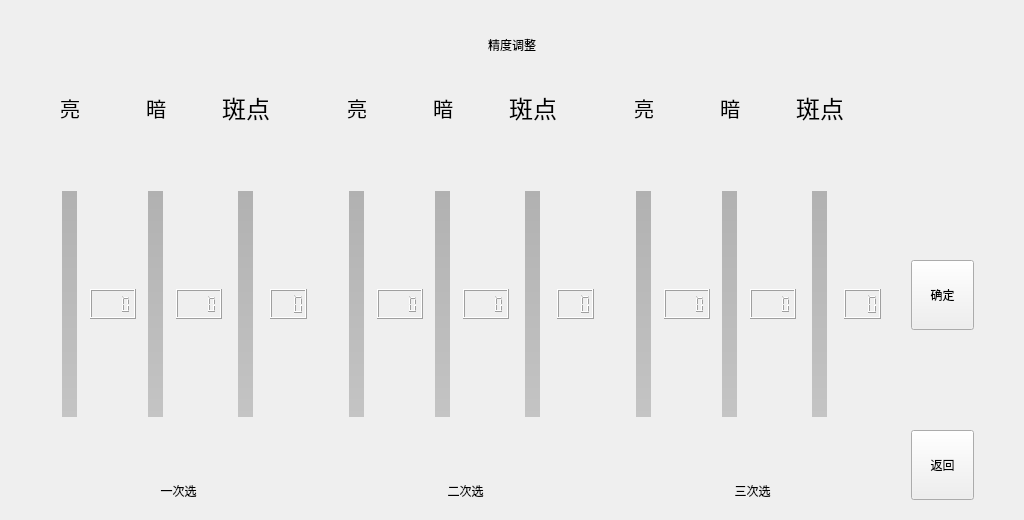
<?xml version="1.0" encoding="UTF-8"?>
<ui version="4.0">
 <class>FormAccuracyAdjust</class>
 <widget class="QWidget" name="FormAccuracyAdjust">
  <property name="geometry">
   <rect>
    <x>0</x>
    <y>0</y>
    <width>1024</width>
    <height>520</height>
   </rect>
  </property>
  <property name="windowTitle">
   <string>Form</string>
  </property>
  <layout class="QGridLayout" name="gridLayout_4">
   <property name="leftMargin">
    <number>50</number>
   </property>
   <property name="topMargin">
    <number>20</number>
   </property>
   <property name="rightMargin">
    <number>50</number>
   </property>
   <property name="bottomMargin">
    <number>20</number>
   </property>
   <property name="horizontalSpacing">
    <number>30</number>
   </property>
   <property name="verticalSpacing">
    <number>20</number>
   </property>
   <item row="1" column="0">
    <layout class="QGridLayout" name="gridLayout">
     <property name="horizontalSpacing">
      <number>0</number>
     </property>
     <property name="verticalSpacing">
      <number>10</number>
     </property>
     <item row="0" column="1">
      <widget class="QLabel" name="label_6">
       <property name="sizePolicy">
        <sizepolicy hsizetype="Preferred" vsizetype="Preferred">
         <horstretch>0</horstretch>
         <verstretch>0</verstretch>
        </sizepolicy>
       </property>
       <property name="font">
        <font>
         <pointsize>15</pointsize>
        </font>
       </property>
       <property name="text">
        <string>亮</string>
       </property>
       <property name="alignment">
        <set>Qt::AlignCenter</set>
       </property>
      </widget>
     </item>
     <item row="2" column="3" alignment="Qt::AlignHCenter">
      <widget class="QSlider" name="verticalSlider12">
       <property name="sizePolicy">
        <sizepolicy hsizetype="Expanding" vsizetype="MinimumExpanding">
         <horstretch>0</horstretch>
         <verstretch>0</verstretch>
        </sizepolicy>
       </property>
       <property name="minimumSize">
        <size>
         <width>25</width>
         <height>0</height>
        </size>
       </property>
       <property name="styleSheet">
        <string notr="true">QSlider::groove {
     /*border: 1px solid #999999;
     height: 330px; /* the groove expands to the size of the slider by default. by giving it a height, it has a fixed size */
	width:15px;
     background: qlineargradient(x1:0, y1:0, x2:0, y2:1, stop:0 #B1B1B1, stop:1 #c4c4c4);
     margin: 5px 0;
 }
 
QSlider::handle {
	border-image: url(:/image/slider.png);
     width: 25px;
     margin: -15px -25px; /* handle is placed by default on the contents rect of the groove. Expand outside the groove */
     border-radius: 3px;
 }</string>
       </property>
       <property name="minimum">
        <number>-255</number>
       </property>
       <property name="maximum">
        <number>255</number>
       </property>
       <property name="orientation">
        <enum>Qt::Vertical</enum>
       </property>
      </widget>
     </item>
     <item row="2" column="6">
      <widget class="QLCDNumber" name="lcdNumber13">
       <property name="sizePolicy">
        <sizepolicy hsizetype="Minimum" vsizetype="Fixed">
         <horstretch>0</horstretch>
         <verstretch>0</verstretch>
        </sizepolicy>
       </property>
       <property name="minimumSize">
        <size>
         <width>0</width>
         <height>30</height>
        </size>
       </property>
       <property name="smallDecimalPoint">
        <bool>true</bool>
       </property>
       <property name="digitCount">
        <number>3</number>
       </property>
       <property name="segmentStyle">
        <enum>QLCDNumber::Filled</enum>
       </property>
      </widget>
     </item>
     <item row="2" column="5" alignment="Qt::AlignHCenter">
      <widget class="QSlider" name="verticalSlider13">
       <property name="sizePolicy">
        <sizepolicy hsizetype="Expanding" vsizetype="MinimumExpanding">
         <horstretch>0</horstretch>
         <verstretch>0</verstretch>
        </sizepolicy>
       </property>
       <property name="minimumSize">
        <size>
         <width>25</width>
         <height>0</height>
        </size>
       </property>
       <property name="styleSheet">
        <string notr="true">QSlider::groove {
     /*border: 1px solid #999999;
     height: 330px; /* the groove expands to the size of the slider by default. by giving it a height, it has a fixed size */
	width:15px;
     background: qlineargradient(x1:0, y1:0, x2:0, y2:1, stop:0 #B1B1B1, stop:1 #c4c4c4);
     margin: 5px 0;
 }
 
QSlider::handle {
	border-image: url(:/image/slider.png);
     width: 25px;
     margin: -15px -25px; /* handle is placed by default on the contents rect of the groove. Expand outside the groove */
     border-radius: 3px;
 }</string>
       </property>
       <property name="minimum">
        <number>-5</number>
       </property>
       <property name="maximum">
        <number>5</number>
       </property>
       <property name="orientation">
        <enum>Qt::Vertical</enum>
       </property>
      </widget>
     </item>
     <item row="4" column="1" colspan="6">
      <widget class="QLabel" name="label_3">
       <property name="sizePolicy">
        <sizepolicy hsizetype="Preferred" vsizetype="Preferred">
         <horstretch>0</horstretch>
         <verstretch>0</verstretch>
        </sizepolicy>
       </property>
       <property name="text">
        <string>一次选</string>
       </property>
       <property name="alignment">
        <set>Qt::AlignCenter</set>
       </property>
      </widget>
     </item>
     <item row="2" column="2">
      <widget class="QLCDNumber" name="lcdNumber11">
       <property name="sizePolicy">
        <sizepolicy hsizetype="Minimum" vsizetype="Fixed">
         <horstretch>0</horstretch>
         <verstretch>0</verstretch>
        </sizepolicy>
       </property>
       <property name="minimumSize">
        <size>
         <width>0</width>
         <height>30</height>
        </size>
       </property>
       <property name="smallDecimalPoint">
        <bool>true</bool>
       </property>
       <property name="digitCount">
        <number>4</number>
       </property>
       <property name="segmentStyle">
        <enum>QLCDNumber::Filled</enum>
       </property>
      </widget>
     </item>
     <item row="2" column="4">
      <widget class="QLCDNumber" name="lcdNumber12">
       <property name="sizePolicy">
        <sizepolicy hsizetype="Minimum" vsizetype="Fixed">
         <horstretch>0</horstretch>
         <verstretch>0</verstretch>
        </sizepolicy>
       </property>
       <property name="minimumSize">
        <size>
         <width>0</width>
         <height>30</height>
        </size>
       </property>
       <property name="smallDecimalPoint">
        <bool>true</bool>
       </property>
       <property name="digitCount">
        <number>4</number>
       </property>
       <property name="segmentStyle">
        <enum>QLCDNumber::Filled</enum>
       </property>
      </widget>
     </item>
     <item row="0" column="3">
      <widget class="QLabel" name="label_4">
       <property name="sizePolicy">
        <sizepolicy hsizetype="Preferred" vsizetype="Preferred">
         <horstretch>0</horstretch>
         <verstretch>0</verstretch>
        </sizepolicy>
       </property>
       <property name="font">
        <font>
         <pointsize>15</pointsize>
        </font>
       </property>
       <property name="text">
        <string>暗</string>
       </property>
       <property name="alignment">
        <set>Qt::AlignCenter</set>
       </property>
      </widget>
     </item>
     <item row="0" column="5">
      <widget class="QLabel" name="label_5">
       <property name="sizePolicy">
        <sizepolicy hsizetype="Preferred" vsizetype="Preferred">
         <horstretch>0</horstretch>
         <verstretch>0</verstretch>
        </sizepolicy>
       </property>
       <property name="font">
        <font>
         <family>宋体</family>
         <pointsize>18</pointsize>
         <weight>50</weight>
         <italic>false</italic>
         <bold>false</bold>
        </font>
       </property>
       <property name="styleSheet">
        <string notr="true">font: 18pt &quot;宋体&quot;;</string>
       </property>
       <property name="text">
        <string>斑点</string>
       </property>
       <property name="alignment">
        <set>Qt::AlignCenter</set>
       </property>
      </widget>
     </item>
     <item row="2" column="1" alignment="Qt::AlignHCenter">
      <widget class="QSlider" name="verticalSlider11">
       <property name="sizePolicy">
        <sizepolicy hsizetype="Expanding" vsizetype="MinimumExpanding">
         <horstretch>0</horstretch>
         <verstretch>0</verstretch>
        </sizepolicy>
       </property>
       <property name="minimumSize">
        <size>
         <width>25</width>
         <height>0</height>
        </size>
       </property>
       <property name="styleSheet">
        <string notr="true">QSlider::groove {
     /*border: 1px solid #999999;
     height: 330px; /* the groove expands to the size of the slider by default. by giving it a height, it has a fixed size */
	width:15px;
     background: qlineargradient(x1:0, y1:0, x2:0, y2:1, stop:0 #B1B1B1, stop:1 #c4c4c4);
     margin: 5px 0;
 }
 
QSlider::handle {
	border-image: url(:/image/slider.png);
     width: 25px;
     margin: -15px -25px; /* handle is placed by default on the contents rect of the groove. Expand outside the groove */
     border-radius: 3px;
 }</string>
       </property>
       <property name="minimum">
        <number>-255</number>
       </property>
       <property name="maximum">
        <number>255</number>
       </property>
       <property name="orientation">
        <enum>Qt::Vertical</enum>
       </property>
      </widget>
     </item>
     <item row="1" column="0" colspan="2">
      <widget class="QWidget" name="widget_11u" native="true">
       <property name="sizePolicy">
        <sizepolicy hsizetype="Fixed" vsizetype="Fixed">
         <horstretch>40</horstretch>
         <verstretch>40</verstretch>
        </sizepolicy>
       </property>
       <property name="minimumSize">
        <size>
         <width>40</width>
         <height>40</height>
        </size>
       </property>
      </widget>
     </item>
     <item row="1" column="3">
      <widget class="QWidget" name="widget_12u" native="true">
       <property name="sizePolicy">
        <sizepolicy hsizetype="Fixed" vsizetype="Fixed">
         <horstretch>40</horstretch>
         <verstretch>40</verstretch>
        </sizepolicy>
       </property>
       <property name="minimumSize">
        <size>
         <width>40</width>
         <height>40</height>
        </size>
       </property>
      </widget>
     </item>
     <item row="1" column="5">
      <widget class="QWidget" name="widget_13u" native="true">
       <property name="sizePolicy">
        <sizepolicy hsizetype="Fixed" vsizetype="Fixed">
         <horstretch>40</horstretch>
         <verstretch>40</verstretch>
        </sizepolicy>
       </property>
       <property name="minimumSize">
        <size>
         <width>40</width>
         <height>40</height>
        </size>
       </property>
      </widget>
     </item>
     <item row="3" column="5">
      <widget class="QWidget" name="widget_13d" native="true">
       <property name="sizePolicy">
        <sizepolicy hsizetype="Fixed" vsizetype="Fixed">
         <horstretch>40</horstretch>
         <verstretch>40</verstretch>
        </sizepolicy>
       </property>
       <property name="minimumSize">
        <size>
         <width>40</width>
         <height>40</height>
        </size>
       </property>
      </widget>
     </item>
     <item row="3" column="3">
      <widget class="QWidget" name="widget_12d" native="true">
       <property name="sizePolicy">
        <sizepolicy hsizetype="Fixed" vsizetype="Fixed">
         <horstretch>40</horstretch>
         <verstretch>40</verstretch>
        </sizepolicy>
       </property>
       <property name="minimumSize">
        <size>
         <width>40</width>
         <height>40</height>
        </size>
       </property>
      </widget>
     </item>
     <item row="3" column="1">
      <widget class="QWidget" name="widget_11d" native="true">
       <property name="sizePolicy">
        <sizepolicy hsizetype="Fixed" vsizetype="Fixed">
         <horstretch>40</horstretch>
         <verstretch>40</verstretch>
        </sizepolicy>
       </property>
       <property name="minimumSize">
        <size>
         <width>40</width>
         <height>40</height>
        </size>
       </property>
      </widget>
     </item>
    </layout>
   </item>
   <item row="1" column="1">
    <layout class="QGridLayout" name="gridLayout_2">
     <property name="horizontalSpacing">
      <number>0</number>
     </property>
     <property name="verticalSpacing">
      <number>10</number>
     </property>
     <item row="2" column="2" alignment="Qt::AlignHCenter">
      <widget class="QSlider" name="verticalSlider22">
       <property name="sizePolicy">
        <sizepolicy hsizetype="Expanding" vsizetype="MinimumExpanding">
         <horstretch>0</horstretch>
         <verstretch>0</verstretch>
        </sizepolicy>
       </property>
       <property name="minimumSize">
        <size>
         <width>25</width>
         <height>0</height>
        </size>
       </property>
       <property name="styleSheet">
        <string notr="true">QSlider::groove {
     /*border: 1px solid #999999;
     height: 330px; /* the groove expands to the size of the slider by default. by giving it a height, it has a fixed size */
	width:15px;
     background: qlineargradient(x1:0, y1:0, x2:0, y2:1, stop:0 #B1B1B1, stop:1 #c4c4c4);
     margin: 5px 0;
 }
 
QSlider::handle {
	border-image: url(:/image/slider.png);
     width: 25px;
     margin: -15px -25px; /* handle is placed by default on the contents rect of the groove. Expand outside the groove */
     border-radius: 3px;
 }</string>
       </property>
       <property name="minimum">
        <number>-255</number>
       </property>
       <property name="maximum">
        <number>255</number>
       </property>
       <property name="orientation">
        <enum>Qt::Vertical</enum>
       </property>
      </widget>
     </item>
     <item row="2" column="5">
      <widget class="QLCDNumber" name="lcdNumber23">
       <property name="sizePolicy">
        <sizepolicy hsizetype="Minimum" vsizetype="Fixed">
         <horstretch>0</horstretch>
         <verstretch>0</verstretch>
        </sizepolicy>
       </property>
       <property name="minimumSize">
        <size>
         <width>0</width>
         <height>30</height>
        </size>
       </property>
       <property name="smallDecimalPoint">
        <bool>true</bool>
       </property>
       <property name="digitCount">
        <number>3</number>
       </property>
       <property name="segmentStyle">
        <enum>QLCDNumber::Filled</enum>
       </property>
      </widget>
     </item>
     <item row="2" column="4" alignment="Qt::AlignHCenter">
      <widget class="QSlider" name="verticalSlider23">
       <property name="sizePolicy">
        <sizepolicy hsizetype="Expanding" vsizetype="MinimumExpanding">
         <horstretch>0</horstretch>
         <verstretch>0</verstretch>
        </sizepolicy>
       </property>
       <property name="minimumSize">
        <size>
         <width>25</width>
         <height>0</height>
        </size>
       </property>
       <property name="styleSheet">
        <string notr="true">QSlider::groove {
     /*border: 1px solid #999999;
     height: 330px; /* the groove expands to the size of the slider by default. by giving it a height, it has a fixed size */
	width:15px;
     background: qlineargradient(x1:0, y1:0, x2:0, y2:1, stop:0 #B1B1B1, stop:1 #c4c4c4);
     margin: 5px 0;
 }
 
QSlider::handle {
	border-image: url(:/image/slider.png);
     width: 25px;
     margin: -15px -25px; /* handle is placed by default on the contents rect of the groove. Expand outside the groove */
     border-radius: 3px;
 }</string>
       </property>
       <property name="minimum">
        <number>-5</number>
       </property>
       <property name="maximum">
        <number>5</number>
       </property>
       <property name="orientation">
        <enum>Qt::Vertical</enum>
       </property>
      </widget>
     </item>
     <item row="2" column="1">
      <widget class="QLCDNumber" name="lcdNumber21">
       <property name="sizePolicy">
        <sizepolicy hsizetype="Minimum" vsizetype="Fixed">
         <horstretch>0</horstretch>
         <verstretch>0</verstretch>
        </sizepolicy>
       </property>
       <property name="minimumSize">
        <size>
         <width>0</width>
         <height>30</height>
        </size>
       </property>
       <property name="smallDecimalPoint">
        <bool>true</bool>
       </property>
       <property name="digitCount">
        <number>4</number>
       </property>
       <property name="segmentStyle">
        <enum>QLCDNumber::Filled</enum>
       </property>
      </widget>
     </item>
     <item row="2" column="3">
      <widget class="QLCDNumber" name="lcdNumber22">
       <property name="sizePolicy">
        <sizepolicy hsizetype="Minimum" vsizetype="Fixed">
         <horstretch>0</horstretch>
         <verstretch>0</verstretch>
        </sizepolicy>
       </property>
       <property name="minimumSize">
        <size>
         <width>0</width>
         <height>30</height>
        </size>
       </property>
       <property name="smallDecimalPoint">
        <bool>true</bool>
       </property>
       <property name="digitCount">
        <number>4</number>
       </property>
       <property name="segmentStyle">
        <enum>QLCDNumber::Filled</enum>
       </property>
      </widget>
     </item>
     <item row="0" column="0">
      <widget class="QLabel" name="label_9">
       <property name="sizePolicy">
        <sizepolicy hsizetype="Preferred" vsizetype="Preferred">
         <horstretch>0</horstretch>
         <verstretch>0</verstretch>
        </sizepolicy>
       </property>
       <property name="font">
        <font>
         <pointsize>15</pointsize>
        </font>
       </property>
       <property name="text">
        <string>亮</string>
       </property>
       <property name="alignment">
        <set>Qt::AlignCenter</set>
       </property>
      </widget>
     </item>
     <item row="4" column="0" colspan="6">
      <widget class="QLabel" name="label_10">
       <property name="sizePolicy">
        <sizepolicy hsizetype="Preferred" vsizetype="Preferred">
         <horstretch>0</horstretch>
         <verstretch>0</verstretch>
        </sizepolicy>
       </property>
       <property name="text">
        <string>二次选</string>
       </property>
       <property name="alignment">
        <set>Qt::AlignCenter</set>
       </property>
      </widget>
     </item>
     <item row="0" column="2">
      <widget class="QLabel" name="label_7">
       <property name="sizePolicy">
        <sizepolicy hsizetype="Preferred" vsizetype="Preferred">
         <horstretch>0</horstretch>
         <verstretch>0</verstretch>
        </sizepolicy>
       </property>
       <property name="font">
        <font>
         <pointsize>15</pointsize>
        </font>
       </property>
       <property name="text">
        <string>暗</string>
       </property>
       <property name="alignment">
        <set>Qt::AlignCenter</set>
       </property>
      </widget>
     </item>
     <item row="0" column="4">
      <widget class="QLabel" name="label_8">
       <property name="sizePolicy">
        <sizepolicy hsizetype="Preferred" vsizetype="Preferred">
         <horstretch>0</horstretch>
         <verstretch>0</verstretch>
        </sizepolicy>
       </property>
       <property name="font">
        <font>
         <family>宋体</family>
         <pointsize>18</pointsize>
         <weight>50</weight>
         <italic>false</italic>
         <bold>false</bold>
        </font>
       </property>
       <property name="styleSheet">
        <string notr="true">font: 18pt &quot;宋体&quot;;</string>
       </property>
       <property name="text">
        <string>斑点</string>
       </property>
       <property name="alignment">
        <set>Qt::AlignCenter</set>
       </property>
      </widget>
     </item>
     <item row="2" column="0" alignment="Qt::AlignHCenter">
      <widget class="QSlider" name="verticalSlider21">
       <property name="sizePolicy">
        <sizepolicy hsizetype="Expanding" vsizetype="MinimumExpanding">
         <horstretch>0</horstretch>
         <verstretch>0</verstretch>
        </sizepolicy>
       </property>
       <property name="minimumSize">
        <size>
         <width>25</width>
         <height>0</height>
        </size>
       </property>
       <property name="styleSheet">
        <string notr="true">QSlider::groove {
     /*border: 1px solid #999999;
     height: 330px; /* the groove expands to the size of the slider by default. by giving it a height, it has a fixed size */
	width:15px;
     background: qlineargradient(x1:0, y1:0, x2:0, y2:1, stop:0 #B1B1B1, stop:1 #c4c4c4);
     margin: 5px 0;
 }
 
QSlider::handle {
	border-image: url(:/image/slider.png);
     width: 25px;
     margin: -15px -25px; /* handle is placed by default on the contents rect of the groove. Expand outside the groove */
     border-radius: 3px;
 }</string>
       </property>
       <property name="minimum">
        <number>-255</number>
       </property>
       <property name="maximum">
        <number>255</number>
       </property>
       <property name="orientation">
        <enum>Qt::Vertical</enum>
       </property>
      </widget>
     </item>
     <item row="1" column="0">
      <widget class="QWidget" name="widget_21u" native="true">
       <property name="sizePolicy">
        <sizepolicy hsizetype="Fixed" vsizetype="Fixed">
         <horstretch>40</horstretch>
         <verstretch>40</verstretch>
        </sizepolicy>
       </property>
       <property name="minimumSize">
        <size>
         <width>40</width>
         <height>40</height>
        </size>
       </property>
      </widget>
     </item>
     <item row="1" column="2">
      <widget class="QWidget" name="widget_22u" native="true">
       <property name="sizePolicy">
        <sizepolicy hsizetype="Fixed" vsizetype="Fixed">
         <horstretch>40</horstretch>
         <verstretch>40</verstretch>
        </sizepolicy>
       </property>
       <property name="minimumSize">
        <size>
         <width>40</width>
         <height>40</height>
        </size>
       </property>
      </widget>
     </item>
     <item row="1" column="4">
      <widget class="QWidget" name="widget_23u" native="true">
       <property name="sizePolicy">
        <sizepolicy hsizetype="Fixed" vsizetype="Fixed">
         <horstretch>40</horstretch>
         <verstretch>40</verstretch>
        </sizepolicy>
       </property>
       <property name="minimumSize">
        <size>
         <width>40</width>
         <height>40</height>
        </size>
       </property>
      </widget>
     </item>
     <item row="3" column="4">
      <widget class="QWidget" name="widget_23d" native="true">
       <property name="sizePolicy">
        <sizepolicy hsizetype="Fixed" vsizetype="Fixed">
         <horstretch>40</horstretch>
         <verstretch>40</verstretch>
        </sizepolicy>
       </property>
       <property name="minimumSize">
        <size>
         <width>40</width>
         <height>40</height>
        </size>
       </property>
      </widget>
     </item>
     <item row="3" column="2">
      <widget class="QWidget" name="widget_15" native="true">
       <property name="sizePolicy">
        <sizepolicy hsizetype="Fixed" vsizetype="Fixed">
         <horstretch>40</horstretch>
         <verstretch>40</verstretch>
        </sizepolicy>
       </property>
       <property name="minimumSize">
        <size>
         <width>40</width>
         <height>40</height>
        </size>
       </property>
       <widget class="QWidget" name="widget_22d" native="true">
        <property name="geometry">
         <rect>
          <x>0</x>
          <y>0</y>
          <width>40</width>
          <height>40</height>
         </rect>
        </property>
        <property name="sizePolicy">
         <sizepolicy hsizetype="Fixed" vsizetype="Fixed">
          <horstretch>40</horstretch>
          <verstretch>40</verstretch>
         </sizepolicy>
        </property>
        <property name="minimumSize">
         <size>
          <width>40</width>
          <height>40</height>
         </size>
        </property>
       </widget>
      </widget>
     </item>
     <item row="3" column="0">
      <widget class="QWidget" name="widget_21d" native="true">
       <property name="sizePolicy">
        <sizepolicy hsizetype="Fixed" vsizetype="Fixed">
         <horstretch>40</horstretch>
         <verstretch>40</verstretch>
        </sizepolicy>
       </property>
       <property name="minimumSize">
        <size>
         <width>40</width>
         <height>40</height>
        </size>
       </property>
      </widget>
     </item>
    </layout>
   </item>
   <item row="1" column="2">
    <layout class="QGridLayout" name="gridLayout_3">
     <property name="horizontalSpacing">
      <number>0</number>
     </property>
     <property name="verticalSpacing">
      <number>10</number>
     </property>
     <item row="2" column="2" alignment="Qt::AlignHCenter">
      <widget class="QSlider" name="verticalSlider32">
       <property name="sizePolicy">
        <sizepolicy hsizetype="Expanding" vsizetype="MinimumExpanding">
         <horstretch>0</horstretch>
         <verstretch>0</verstretch>
        </sizepolicy>
       </property>
       <property name="minimumSize">
        <size>
         <width>25</width>
         <height>0</height>
        </size>
       </property>
       <property name="styleSheet">
        <string notr="true">QSlider::groove {
     /*border: 1px solid #999999;
     height: 330px; /* the groove expands to the size of the slider by default. by giving it a height, it has a fixed size */
	width:15px;
     background: qlineargradient(x1:0, y1:0, x2:0, y2:1, stop:0 #B1B1B1, stop:1 #c4c4c4);
     margin: 5px 0;
 }
 
QSlider::handle {
	border-image: url(:/image/slider.png);
     width: 25px;
     margin: -15px -25px; /* handle is placed by default on the contents rect of the groove. Expand outside the groove */
     border-radius: 3px;
 }</string>
       </property>
       <property name="minimum">
        <number>-255</number>
       </property>
       <property name="maximum">
        <number>255</number>
       </property>
       <property name="orientation">
        <enum>Qt::Vertical</enum>
       </property>
      </widget>
     </item>
     <item row="2" column="5">
      <widget class="QLCDNumber" name="lcdNumber33">
       <property name="sizePolicy">
        <sizepolicy hsizetype="Minimum" vsizetype="Fixed">
         <horstretch>0</horstretch>
         <verstretch>0</verstretch>
        </sizepolicy>
       </property>
       <property name="minimumSize">
        <size>
         <width>0</width>
         <height>30</height>
        </size>
       </property>
       <property name="smallDecimalPoint">
        <bool>true</bool>
       </property>
       <property name="digitCount">
        <number>3</number>
       </property>
       <property name="segmentStyle">
        <enum>QLCDNumber::Filled</enum>
       </property>
      </widget>
     </item>
     <item row="2" column="4" alignment="Qt::AlignHCenter">
      <widget class="QSlider" name="verticalSlider33">
       <property name="sizePolicy">
        <sizepolicy hsizetype="Expanding" vsizetype="MinimumExpanding">
         <horstretch>0</horstretch>
         <verstretch>0</verstretch>
        </sizepolicy>
       </property>
       <property name="minimumSize">
        <size>
         <width>25</width>
         <height>0</height>
        </size>
       </property>
       <property name="styleSheet">
        <string notr="true">QSlider::groove {
     /*border: 1px solid #999999;
     height: 330px; /* the groove expands to the size of the slider by default. by giving it a height, it has a fixed size */
	width:15px;
     background: qlineargradient(x1:0, y1:0, x2:0, y2:1, stop:0 #B1B1B1, stop:1 #c4c4c4);
     margin: 5px 0;
 }
 
QSlider::handle {
	border-image: url(:/image/slider.png);
     width: 25px;
     margin: -15px -25px; /* handle is placed by default on the contents rect of the groove. Expand outside the groove */
     border-radius: 3px;
 }</string>
       </property>
       <property name="minimum">
        <number>-5</number>
       </property>
       <property name="maximum">
        <number>5</number>
       </property>
       <property name="orientation">
        <enum>Qt::Vertical</enum>
       </property>
      </widget>
     </item>
     <item row="2" column="1">
      <widget class="QLCDNumber" name="lcdNumber31">
       <property name="sizePolicy">
        <sizepolicy hsizetype="Minimum" vsizetype="Fixed">
         <horstretch>0</horstretch>
         <verstretch>0</verstretch>
        </sizepolicy>
       </property>
       <property name="minimumSize">
        <size>
         <width>0</width>
         <height>30</height>
        </size>
       </property>
       <property name="smallDecimalPoint">
        <bool>true</bool>
       </property>
       <property name="digitCount">
        <number>4</number>
       </property>
       <property name="segmentStyle">
        <enum>QLCDNumber::Filled</enum>
       </property>
      </widget>
     </item>
     <item row="2" column="3">
      <widget class="QLCDNumber" name="lcdNumber32">
       <property name="sizePolicy">
        <sizepolicy hsizetype="Minimum" vsizetype="Fixed">
         <horstretch>0</horstretch>
         <verstretch>0</verstretch>
        </sizepolicy>
       </property>
       <property name="minimumSize">
        <size>
         <width>0</width>
         <height>30</height>
        </size>
       </property>
       <property name="smallDecimalPoint">
        <bool>true</bool>
       </property>
       <property name="digitCount">
        <number>4</number>
       </property>
       <property name="segmentStyle">
        <enum>QLCDNumber::Filled</enum>
       </property>
      </widget>
     </item>
     <item row="0" column="0">
      <widget class="QLabel" name="label_13">
       <property name="sizePolicy">
        <sizepolicy hsizetype="Preferred" vsizetype="Preferred">
         <horstretch>0</horstretch>
         <verstretch>0</verstretch>
        </sizepolicy>
       </property>
       <property name="font">
        <font>
         <pointsize>15</pointsize>
        </font>
       </property>
       <property name="text">
        <string>亮</string>
       </property>
       <property name="alignment">
        <set>Qt::AlignCenter</set>
       </property>
      </widget>
     </item>
     <item row="4" column="0" colspan="6">
      <widget class="QLabel" name="label_14">
       <property name="sizePolicy">
        <sizepolicy hsizetype="Preferred" vsizetype="Preferred">
         <horstretch>0</horstretch>
         <verstretch>0</verstretch>
        </sizepolicy>
       </property>
       <property name="text">
        <string>三次选</string>
       </property>
       <property name="alignment">
        <set>Qt::AlignCenter</set>
       </property>
      </widget>
     </item>
     <item row="0" column="2">
      <widget class="QLabel" name="label_11">
       <property name="sizePolicy">
        <sizepolicy hsizetype="Preferred" vsizetype="Preferred">
         <horstretch>0</horstretch>
         <verstretch>0</verstretch>
        </sizepolicy>
       </property>
       <property name="font">
        <font>
         <pointsize>15</pointsize>
        </font>
       </property>
       <property name="text">
        <string>暗</string>
       </property>
       <property name="alignment">
        <set>Qt::AlignCenter</set>
       </property>
      </widget>
     </item>
     <item row="0" column="4">
      <widget class="QLabel" name="label_12">
       <property name="sizePolicy">
        <sizepolicy hsizetype="Preferred" vsizetype="Preferred">
         <horstretch>0</horstretch>
         <verstretch>0</verstretch>
        </sizepolicy>
       </property>
       <property name="font">
        <font>
         <family>宋体</family>
         <pointsize>18</pointsize>
         <weight>50</weight>
         <italic>false</italic>
         <bold>false</bold>
        </font>
       </property>
       <property name="styleSheet">
        <string notr="true">font: 18pt &quot;宋体&quot;;</string>
       </property>
       <property name="text">
        <string>斑点</string>
       </property>
       <property name="alignment">
        <set>Qt::AlignCenter</set>
       </property>
      </widget>
     </item>
     <item row="2" column="0" alignment="Qt::AlignHCenter">
      <widget class="QSlider" name="verticalSlider31">
       <property name="sizePolicy">
        <sizepolicy hsizetype="Expanding" vsizetype="MinimumExpanding">
         <horstretch>0</horstretch>
         <verstretch>0</verstretch>
        </sizepolicy>
       </property>
       <property name="minimumSize">
        <size>
         <width>25</width>
         <height>0</height>
        </size>
       </property>
       <property name="styleSheet">
        <string notr="true">QSlider::groove {
     /*border: 1px solid #999999;
     height: 330px; /* the groove expands to the size of the slider by default. by giving it a height, it has a fixed size */
	width:15px;
     background: qlineargradient(x1:0, y1:0, x2:0, y2:1, stop:0 #B1B1B1, stop:1 #c4c4c4);
     margin: 5px 0;
 }
 
QSlider::handle {
	border-image: url(:/image/slider.png);
     width: 25px;
     margin: -15px -25px; /* handle is placed by default on the contents rect of the groove. Expand outside the groove */
     border-radius: 3px;
 }</string>
       </property>
       <property name="minimum">
        <number>-255</number>
       </property>
       <property name="maximum">
        <number>255</number>
       </property>
       <property name="orientation">
        <enum>Qt::Vertical</enum>
       </property>
      </widget>
     </item>
     <item row="1" column="0">
      <widget class="QWidget" name="widget_31u" native="true">
       <property name="sizePolicy">
        <sizepolicy hsizetype="Fixed" vsizetype="Fixed">
         <horstretch>40</horstretch>
         <verstretch>40</verstretch>
        </sizepolicy>
       </property>
       <property name="minimumSize">
        <size>
         <width>40</width>
         <height>40</height>
        </size>
       </property>
      </widget>
     </item>
     <item row="1" column="2">
      <widget class="QWidget" name="widget_32u" native="true">
       <property name="sizePolicy">
        <sizepolicy hsizetype="Fixed" vsizetype="Fixed">
         <horstretch>40</horstretch>
         <verstretch>40</verstretch>
        </sizepolicy>
       </property>
       <property name="minimumSize">
        <size>
         <width>40</width>
         <height>40</height>
        </size>
       </property>
      </widget>
     </item>
     <item row="1" column="4">
      <widget class="QWidget" name="widget_33u" native="true">
       <property name="sizePolicy">
        <sizepolicy hsizetype="Fixed" vsizetype="Fixed">
         <horstretch>40</horstretch>
         <verstretch>40</verstretch>
        </sizepolicy>
       </property>
       <property name="minimumSize">
        <size>
         <width>40</width>
         <height>40</height>
        </size>
       </property>
      </widget>
     </item>
     <item row="3" column="4">
      <widget class="QWidget" name="widget_33d" native="true">
       <property name="sizePolicy">
        <sizepolicy hsizetype="Fixed" vsizetype="Fixed">
         <horstretch>40</horstretch>
         <verstretch>40</verstretch>
        </sizepolicy>
       </property>
       <property name="minimumSize">
        <size>
         <width>40</width>
         <height>40</height>
        </size>
       </property>
      </widget>
     </item>
     <item row="3" column="2">
      <widget class="QWidget" name="widget_32d" native="true">
       <property name="sizePolicy">
        <sizepolicy hsizetype="Fixed" vsizetype="Fixed">
         <horstretch>40</horstretch>
         <verstretch>40</verstretch>
        </sizepolicy>
       </property>
       <property name="minimumSize">
        <size>
         <width>40</width>
         <height>40</height>
        </size>
       </property>
      </widget>
     </item>
     <item row="3" column="0">
      <widget class="QWidget" name="widget_31d" native="true">
       <property name="sizePolicy">
        <sizepolicy hsizetype="Fixed" vsizetype="Fixed">
         <horstretch>40</horstretch>
         <verstretch>40</verstretch>
        </sizepolicy>
       </property>
       <property name="minimumSize">
        <size>
         <width>40</width>
         <height>40</height>
        </size>
       </property>
      </widget>
     </item>
    </layout>
   </item>
   <item row="1" column="3">
    <layout class="QVBoxLayout" name="verticalLayout">
     <property name="spacing">
      <number>100</number>
     </property>
     <item>
      <widget class="QWidget" name="widget" native="true">
       <property name="sizePolicy">
        <sizepolicy hsizetype="Expanding" vsizetype="Preferred">
         <horstretch>0</horstretch>
         <verstretch>0</verstretch>
        </sizepolicy>
       </property>
      </widget>
     </item>
     <item>
      <widget class="QToolButton" name="toolButton_2">
       <property name="sizePolicy">
        <sizepolicy hsizetype="Preferred" vsizetype="Preferred">
         <horstretch>0</horstretch>
         <verstretch>0</verstretch>
        </sizepolicy>
       </property>
       <property name="text">
        <string>确定</string>
       </property>
      </widget>
     </item>
     <item>
      <widget class="QToolButton" name="toolButton">
       <property name="sizePolicy">
        <sizepolicy hsizetype="Preferred" vsizetype="Preferred">
         <horstretch>0</horstretch>
         <verstretch>0</verstretch>
        </sizepolicy>
       </property>
       <property name="text">
        <string>返回</string>
       </property>
      </widget>
     </item>
    </layout>
   </item>
   <item row="0" column="0" colspan="4">
    <widget class="QLabel" name="label">
     <property name="minimumSize">
      <size>
       <width>0</width>
       <height>50</height>
      </size>
     </property>
     <property name="text">
      <string>精度调整</string>
     </property>
     <property name="alignment">
      <set>Qt::AlignCenter</set>
     </property>
    </widget>
   </item>
  </layout>
 </widget>
 <resources/>
 <connections/>
</ui>
